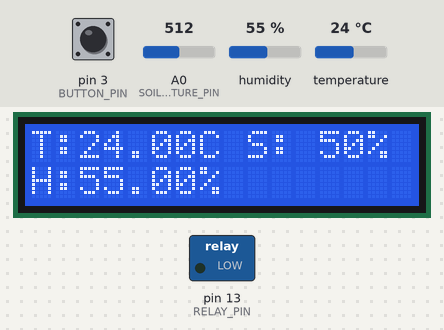
Recording of a program running on a simulated Arduino Uno, built with avr-gcc and run on an emulated ATmega328P. Shown: 16×2 character LCD, switched loads named in the program (green lamp = pin HIGH). The inputs (shaded band) are chosen by the test bench; at power-on: pin 3 (BUTTON_PIN) HIGH, humidity 55 %, A0 (SOIL_MOISTURE_PIN) = 512, temperature 24 °C. What the program prints to the serial monitor is not drawn.

Above: at 1.2 s.
1.3 s: pin 3 (BUTTON_PIN) pulled LOW for 1.35 s
At 1.8 s:
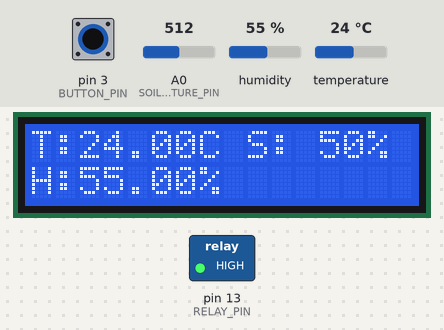
4.1 s: humidity set to 22 %
At 5.0 s:
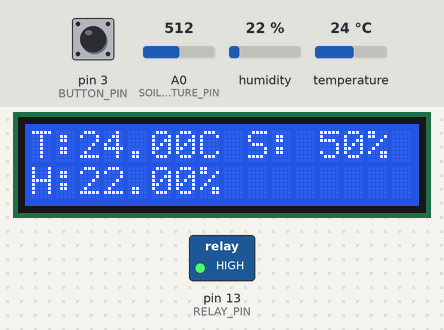
6.0 s: A0 (SOIL_MOISTURE_PIN) set to 716
At 7.4 s:
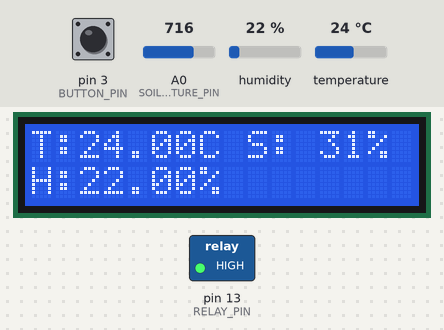
8.2 s: temperature set to 12 °C
At 9.8 s:
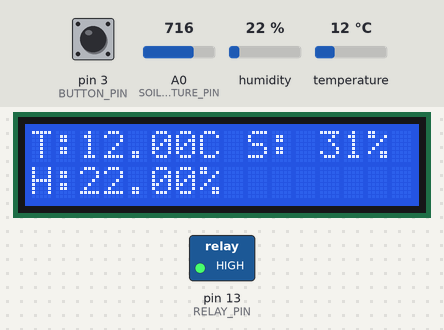
10.4 s: A0 (SOIL_MOISTURE_PIN) set to 900
At 12.3 s:
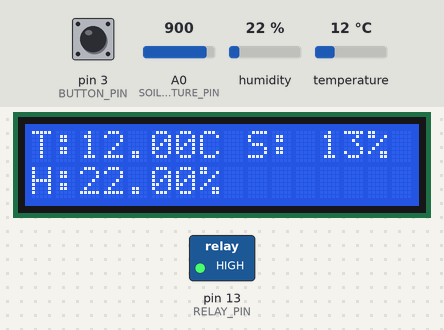
12.7 s: A0 (SOIL_MOISTURE_PIN) set to 1023
At 14.7 s:
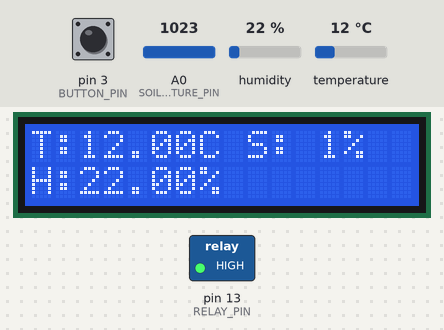
Timing chart, 0 to 16.2 s (numbered marks = the images above; inputs shaded):
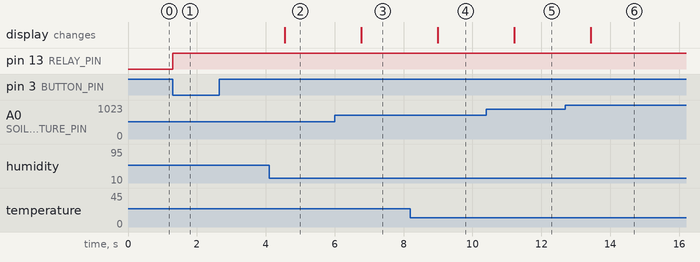

Measured:
- after the input at 1.3 s, pin 13 (RELAY_PIN): LOW → HIGH at once
- after the input at 4.1 s, the display: changes after 0.45 s (image 2)
- after the input at 6.0 s, the display: changes after 0.78 s (image 3)
- after the input at 8.2 s, the display: changes after 0.80 s (image 4)
- after the input at 10.4 s, the display: changes after 0.82 s (image 5)
- after the input at 12.7 s, the display: changes after 0.74 s (image 6)

The program:

main.cpp
```cpp
#include <Arduino.h>
#include <Relay.h>
#include <Sensor.h>
#include <LCD.h>
#include <UART.h>
#include <ArduinoJson.h>

#define DHT_PIN 8
#define DHT_TYPE DHT11
#define SOIL_MOISTURE_PIN A0
#define RELAY_PIN 13
#define BUTTON_PIN 3
#define RX_PIN 10
#define TX_PIN 11
#define LCD_ADDRESS 0x27
#define LCD_COLUMNS 16
#define LCD_ROWS 2

Sensor sensor(DHT_PIN, DHT_TYPE, SOIL_MOISTURE_PIN);
Relay relay(RELAY_PIN);
LCD lcd(LCD_ADDRESS, LCD_COLUMNS, LCD_ROWS);
UART uart(RX_PIN, TX_PIN);

const unsigned long debounceDelay = 50;        // 50ms debounce delay
const unsigned long timeWatering = 10 * 60000; // Thời gian tưới (10 phút)

unsigned long lastDebounceTime = 0;
unsigned long timeBeginWatering = 0;
bool lastButtonState = HIGH;
bool isWatering = false;

void handleButtonPress();
void startWatering();
void stopWatering();
void sendData(float temperature, float humidity, int soilMoisture);
void sendPumpStatus();

void setup()
{
    Serial.begin(9600);
    uart.begin(9600);
    sensor.begin();
    relay.begin();
    lcd.setup();

    pinMode(BUTTON_PIN, INPUT_PULLUP);
    attachInterrupt(digitalPinToInterrupt(BUTTON_PIN), handleButtonPress, CHANGE);
}

void loop()
{
    String signal;
    if (uart.receive(signal))
    {
        int control = signal.toInt();
        relay.setState(control);
        isWatering = control;
        if (isWatering)
            timeBeginWatering = millis();
    }

    if (isWatering && (millis() - timeBeginWatering >= timeWatering))
    {
        stopWatering();
    }

    sensor.readSensors();
    float temperature = sensor.getTemperature();
    float humidity = sensor.getHumidity();
    int soilMoisture = sensor.getSoilMoisture();
    int dataShow = map(soilMoisture, 0, 1024, 100, 0);

    if (isnan(temperature) || isnan(humidity))
    {
        lcd.displayData("DHT11 Error");
        Serial.println("DHT11 Error: Invalid data");
    }
    else
    {
        lcd.displayData(temperature, humidity, dataShow);
    }

    sendData(temperature, humidity, dataShow);

    delay(1000);
}

void handleButtonPress()
{
    unsigned long currentTime = millis();
    bool buttonState = digitalRead(BUTTON_PIN);

    if (buttonState != lastButtonState && (currentTime - lastDebounceTime) > debounceDelay)
    {
        lastDebounceTime = currentTime;
        if (buttonState == LOW)
        {
            relay.toggle();
            isWatering = relay.getState();
            sendPumpStatus();
        }
    }

    lastButtonState = buttonState;
}


void stopWatering()
{
    relay.setState(false);
    isWatering = false;
    Serial.println("Watering completed.");
    sendPumpStatus();
}

void sendData(float temperature, float humidity, int soilMoisture)
{
    JsonDocument docData;
    docData["message"] = 1;
    docData["temperature"] = temperature;
    docData["humidity"] = humidity;
    docData["soil_moisture"] = soilMoisture;

    char json[128];
    serializeJson(docData, json);
    uart.send(json);
}

void sendPumpStatus()
{
    JsonDocument docStatus;
    docStatus["relay_status"] = relay.getState();
    Serial.print(relay.getState());

    char json[64];
    serializeJson(docStatus, json);
    uart.send(json);
}
```

Relay.cpp
```cpp
  #include "Relay.h"
  #include <Arduino.h>

  Relay::Relay(int relayPin) : relayPin(relayPin), relayState(false) {}

  void Relay::begin() {
    pinMode(relayPin, OUTPUT);
    digitalWrite(relayPin, LOW);
  }

  void Relay::toggle() {
    relayState = !relayState;
    digitalWrite(relayPin, relayState ? HIGH : LOW);
  }

  void Relay::setState(bool state) {
    relayState = state;
    digitalWrite(relayPin, relayState ? HIGH : LOW);
  }

  bool Relay::getState() {
    return relayState;
  }
```

Relay.h
```cpp
#ifndef RELAY_H
#define RELAY_H

class Relay {
  private:
    int relayPin;
    bool relayState;

  public:
    Relay(int relayPin);
    void begin();
    void toggle();
    void setState(bool state);
    bool getState();
};

#endif
```

Sensor.cpp
```cpp
#include "Sensor.h"

Sensor::Sensor(uint8_t dhtPin, uint8_t dhtType, uint8_t soilMoisturePin) {
  dht = new DHT(dhtPin, dhtType);
  this->soilMoisturePin = soilMoisturePin;
}

void Sensor::begin() {
  dht->begin();
}

void Sensor::readSensors() {
  temperature = dht->readTemperature();
  humidity = dht->readHumidity();
  soilMoisture = analogRead(soilMoisturePin);
}

float Sensor::getTemperature() {
  return temperature;
}

float Sensor::getHumidity() {
  return humidity;
}

int Sensor::getSoilMoisture() {
  return soilMoisture;
}
```

Sensor.h
```cpp
#ifndef SENSOR_H
#define SENSOR_H

#include <DHT.h>

class Sensor {
  private:
    DHT* dht;
    uint8_t soilMoisturePin;
    float temperature;
    float humidity;
    int soilMoisture;

  public:
    Sensor (uint8_t dhtPin, uint8_t dhtType, uint8_t soilMoisturePin);
    void begin();
    void readSensors();
    float getTemperature();
    float getHumidity();
    int getSoilMoisture();
};

#endif
```

UART.cpp
```cpp
#include "UART.h"

UART::UART(uint8_t rxPin, uint8_t txPin) {
  mySerial = new SoftwareSerial(rxPin, txPin);
}

void UART::begin(unsigned long baudRate) {
  mySerial->begin(baudRate);
}

void UART::send(const String message) {
  mySerial->println(message);
}

bool UART::receive(String &signal) {
  if (mySerial->available()) {
    signal = mySerial->readStringUntil('\n');
    return true;
  }
  return false;
}
```

UART.h
```cpp
#ifndef UART_H
#define UART_H

#include <SoftwareSerial.h>

class UART {
  private:
    SoftwareSerial* mySerial;

  public:
    UART(uint8_t rxPin, uint8_t txPin);
    void begin(unsigned long baudRate);
    void send(const String message);
    bool receive(String &signal);
};

#endif
```

LCD.cpp
```cpp
#include "LCD.h"
#include <Wire.h>

LCD::LCD(uint8_t address, uint8_t columns, uint8_t rows) {
    lcd = new LiquidCrystal_I2C(address, columns, rows);
}

void LCD::setup()
{
    lcd->init();
    lcd->backlight();
}

void LCD::displayData(float temperature, float humidity, int soilMoisture)
{
    lcd->clear();
    lcd->setCursor(0, 0);
    lcd->print("T:");
    lcd->print(temperature);
    lcd->print("C ");
    lcd->print("S: ");
    lcd->print(soilMoisture);
    lcd->print("%");
    lcd->setCursor(0, 1);
    lcd->print("H:");
    lcd->print(humidity);
    lcd->print("%");
}

void LCD::displayData(const char* message) {
  lcd->clear();
  lcd->setCursor(0, 0);
  lcd->print(message);
}
```

LCD.h
```cpp
#ifndef LCD_H
#define LCD_H

#include <LiquidCrystal_I2C.h>

class LCD
{
private:
    LiquidCrystal_I2C* lcd;

public:
    LCD(uint8_t address, uint8_t columns, uint8_t rows);
    void setup();
    void displayData(float temperature, float humidity, int soilMoisture);
    void displayData(const char *message);
};

#endif
```
